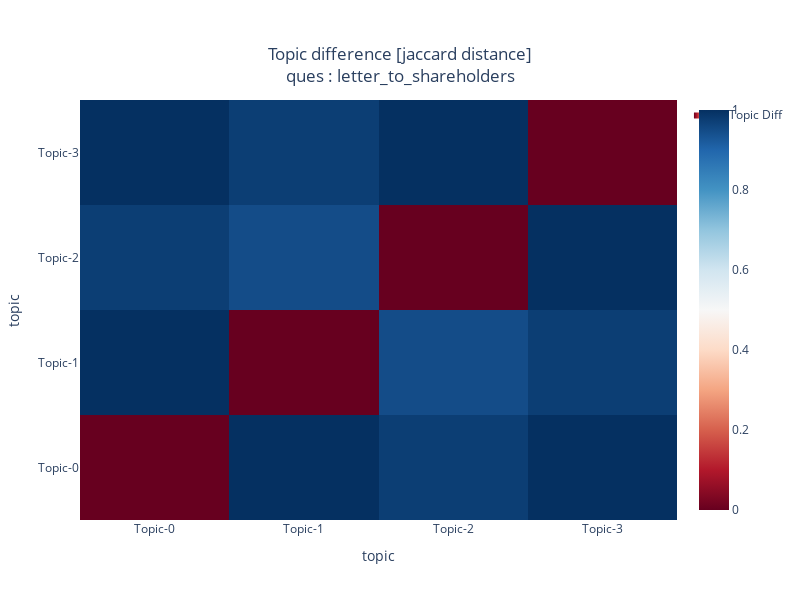

The code cell stored with this chart in its notebook:
### Markdown cell above
This graph shows the decorrelation of topics i.e how well separated or distinguishable are topic from each other.
* <span style="color:red">red color</span> : complete overlap, not favorable
* <span style="color:dark blue">dark blue</span> : 0 overlap, identified topics are of good quality

### Code cell
if( make_plot ):
    pass

mdiff, annotation = optimal_model.diff(optimal_model, distance='jaccard', num_words=topN_kw )
plot_ldaModel_difference_plotly(mdiff, annotation=annotation, col_main=col_main, 
                                use_topic_name=use_topic_name, dict_topic_mapper=dict_topic_mapper,
                                graph_width=800, graph_height=600,
                                offset_path=offset_path, im_path=IMAGE_PATH, save_plot=save_plot, show_plot=show_plot )

### Figure 1 — Plotly figure (JSON) as saved in the notebook; plotly's stock layout.template omitted (floating-point values rounded to 4 significant figures)
{"data": [{"colorscale": [[0, "rgb(103,0,31)"], [0.1, "rgb(178,24,43)"], [0.2, "rgb(214,96,77)"], [0.3, "rgb(244,165,130)"], [0.4, "rgb(253,219,199)"], [0.5, "rgb(247,247,247)"], [0.6, "rgb(209,229,240)"], [0.7, "rgb(146,197,222)"], [0.8, "rgb(67,147,195)"], [0.9, "rgb(33,102,172)"], [1, "rgb(5,48,97)"]], "name": "Topic Diff", "showlegend": true, "text": [["+++ close, term, win, feedback, influence, kpi, measurable, activity, deal, rate<br>--- ", "+++ <br>--- close, win, increase, clear, ability, focus, relationship, tool, impact, differentiate", "+++ focus<br>--- able, support, close, win, revenue, vision, new, clear, growth, shareholder", "+++ <br>--- success, close, win, kpis, change, improve, way, clear, focus, seller"], ["+++ <br>--- close, win, increase, clear, ability, focus, relationship, tool, impact, differentiate", "+++ time, need, increase, space, ability, try, employee, relationship, tool, score<br>--- ", "+++ include, impact<br>--- able, support, revenue, increase, vision, new, growth, ability, shareholder, enable", "+++ need<br>--- success, kpis, change, increase, improve, way, ability, relationship, tool, impact"], ["+++ focus<br>--- able, support, close, win, revenue, vision, new, clear, growth, shareholder", "+++ include, impact<br>--- able, support, revenue, increase, vision, new, growth, ability, shareholder, enable", "+++ able, support, revenue, performance, program, vision, new, capture, growth, sale_team<br>--- ", "+++ <br>--- success, able, support, kpis, change, revenue, improve, vision, new, way"], ["+++ <br>--- success, close, win, kpis, change, improve, way, clear, focus, seller", "+++ need<br>--- success, kpis, change, increase, improve, way, ability, relationship, tool, impact", "+++ <br>--- able, success, support, kpis, revenue, change, improve, vision, new, way", "+++ success, kpis, change, market, need, technology, result, improve, plan, way<br>--- "]], "type": "heatmap", "z": [[0, 1, 0.9744, 1], [1, 0, 0.9474, 0.9744], [0.9744, 0.9474, 0, 1], [1, 0.9744, 1, 0]]}], "layout": {"height": 600, "title": {"text": "Topic difference [jaccard distance]<br>ques : letter_to_shareholders", "x": 0.5, "xanchor": "center", "y": 0.9, "yanchor": "top"}, "width": 800, "xaxis": {"ticktext": ["Topic-0", "Topic-1", "Topic-2", "Topic-3"], "tickvals": [0, 1, 2, 3], "title": {"text": "topic"}}, "yaxis": {"ticktext": ["Topic-0", "Topic-1", "Topic-2", "Topic-3"], "tickvals": [0, 1, 2, 3], "title": {"text": "topic"}}}}
